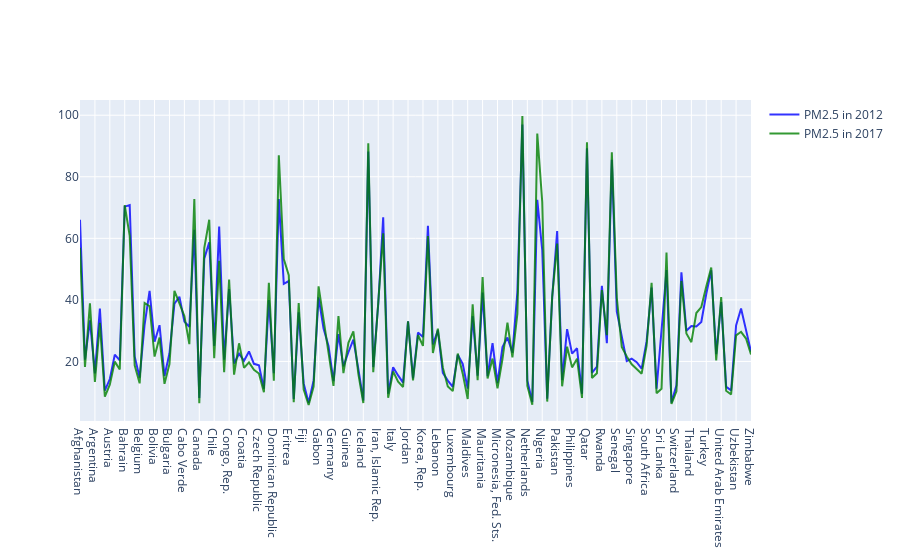

The notebook cell this image was saved under:
### Markdown cell above
### General overview on the pm2.5 changes between 2012-2017

### Code cell
import plotly.graph_objects as go
import pandas as pd

fig = go.Figure()
fig.add_trace(go.Scatter(
                x=air['Country'],
                y=air['pm_2012'],
                name="PM2.5 in 2012",
                line_color='blue',
                opacity=0.8))

fig.add_trace(go.Scatter(
                x=air['Country'],
                y=air['pm_2017'],
                name="PM2.5 in 2017",
                line_color='green',
                opacity=0.8))
# Use date string to set xaxis range
title_text="Changes Between 2012-2017"
fig.show()

### Figure 1 — Plotly figure (JSON) as saved in the notebook; plotly's stock layout.template omitted (floating-point values rounded to 4 significant figures; data arrays with more than 128 entries replaced by an {"elided": "..."} marker saying what was removed)
{"data": [{"line": {"color": "blue"}, "name": "PM2.5 in 2012", "opacity": 0.8, "type": "scatter", "x": {"elided": "136 str values"}, "y": {"elided": "136 float values"}}, {"line": {"color": "green"}, "name": "PM2.5 in 2017", "opacity": 0.8, "type": "scatter", "x": {"elided": "136 str values"}, "y": {"elided": "136 float values"}}], "layout": {}}
